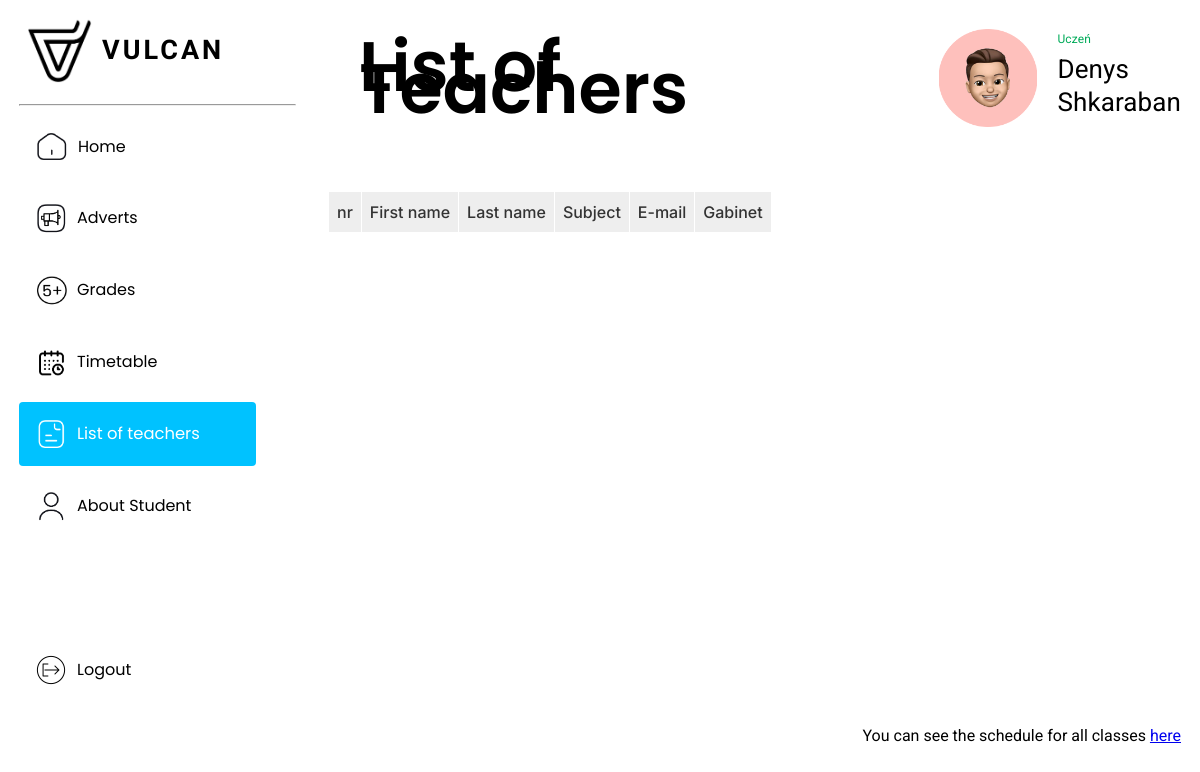
Before: /php/teacherList.php (signed in) with the older database file.
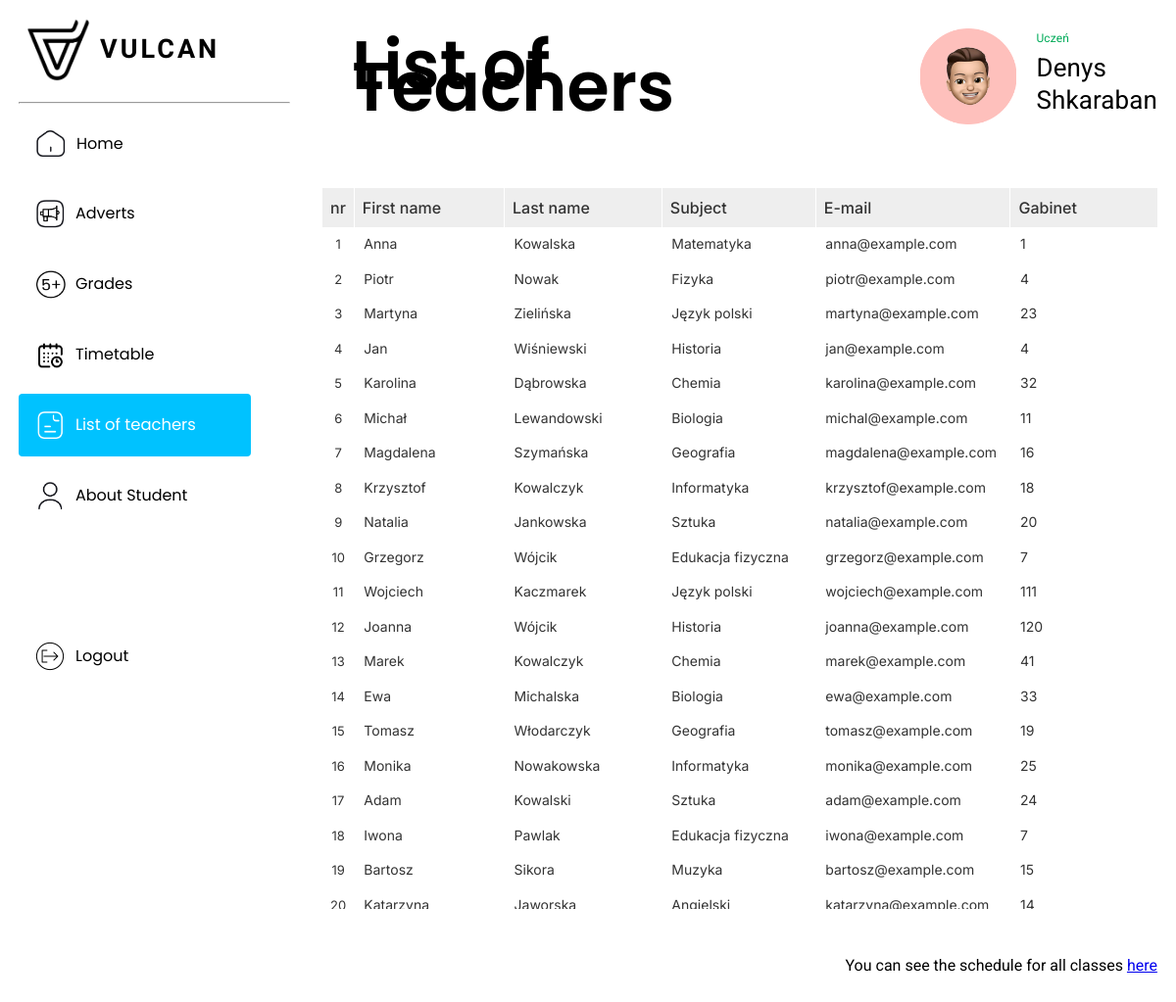
After: the same page with the newer database file.
### tables this page shows
CREATE TABLE `student` (
  `id` int(11) UNSIGNED NOT NULL,
  `firstName` varchar(50) NOT NULL,
  `lastName` varchar(50) NOT NULL,
  `birthday` varchar(30) NOT NULL,
  `sex` varchar(30) NOT NULL,
  `obywatelstwo` varchar(50) NOT NULL,
  `motherName` varchar(50) NOT NULL,
  `fatherName` varchar(50) NOT NULL,
  `klass` varchar(10) NOT NULL,
  `adress` varchar(50) NOT NULL,
  `pesel` int(20) NOT NULL,
  `email` varchar(50) NOT NULL,
  `pass` varchar(255) NOT NULL,
  `numer` varchar(20) NOT NULL
);

CREATE TABLE `teachers` (
  `id` int(11) UNSIGNED NOT NULL,
  `firstName` varchar(40) NOT NULL,
  `lastName` varchar(40) NOT NULL,
  `subject` varchar(55) NOT NULL,
  `email` varchar(30) NOT NULL,
  `gabinet` int(10) NOT NULL
);

### php/teacherList.php (the view, shortened to what this page needs)
<!DOCTYPE html>
<html lang="en">
<head>
    <link rel="stylesheet" href="../css/reset.css">
    <link rel="stylesheet" href="../css/teacherList.css">
</head>
<body>
    <div class="container">
        <div class="menu">
            <div class="logo">
                <img src="../img/logo/logo.png" alt="logo">
                <p>VULCAN</p>
            </div>
            <hr>
            <div class="links">
                <a href="home.php" class="link">
                    <div class="link_container">
                        <img src="../img/menu/home.png" alt="img" class="home_img">
                        <p>Home</p>
                    </div>
                </a>
                <a href="adverts.php" class="link">
                    <div class="link_container">
                        <img src="../img/menu/adverts.png" alt="img" class="adverts_img">
                        <p>Adverts</p>
                    </div>
                </a>
                <a href="grades.php" class="link">
                    <div class="link_container">
                        <img src="../img/menu/grades.png" alt="img" class="grades_img">
                        <p>Grades</p>
                    </div>
                </a>
                <a href="../html/timetable.html" class="link">
                    <div class="link_container">
                        <img src="../img/menu/timetable.png" alt="img" class="timetable_img">
                        <p>Timetable</p>
                    </div>
                </a>
                <a href="teacherList.php" class="active_link link">
                    <div class="active_link_container">
                        <img src="../img/menu/teacherList_active.png" alt="img" class="teacherList_img">
                        <p>List of teachers</p>
                    </div>
                </a>
                <a href="aboutStudent.php" class="link">
                    <div class="link_container">
                        <img src="../img/menu/student.png" alt="img" class="aboutStudent_img">
                        <p>About Student</p>
                    </div>
                </a>
                <div onclick="logOut('php')" class="link exit">
                    <div class="link_container">
                        <img src="../img/menu/exit.png" alt="img" class="aboutStudent_img">
                        <p>Logout</p>
                    </div>
                </div>
            </div>
        </div>
        <main class="main">
            <div class="header">
                <h1 class="title">
                    List of Teachers
                </h1>
                <div class="aboutStudent">
                    <img src="../img/home/first_schoolBoy.png" alt="Student">
                    <div class="aboutStudent_text">
                        <p>Uczeń</p>
                        <?php
                            require 'connect.php';
                            $student = mysqli_query($conn, "SELECT * FROM `student` WHERE id = ". $_COOKIE['user'] .";");
                            $student = mysqli_fetch_array($student);
                            echo '<p class="studentName">'.$student['firstName']. ' '. $student['lastName'].'</p>' ;
                        ?>
                    </div>
                </div>
            </div>
            <div class="content">
                <table>
                    <tbody>
                        <tr>
                        <th>nr</th>
                        <th>First name</th>
                        <th>Last name</th>
                        <th>Subject</th>
                        <th>E-mail</th>
                        <th>Gabinet</th>
                        </tr>
                        <?php
                            require 'connect.php';
                            $teachers = mysqli_query($conn, "SELECT * FROM `teachers` ORDER BY id asc;");
                            foreach($teachers as $teacher){
                                echo '
                                <tr>
                                    <td class="nr">
                                        '.$teacher['id'].'
                                    </td>
                                    <td class="info">
                                        '.$teacher['firstName'].'
                                    </td>
                                    <td class="info">
                                        '.$teacher['lastName'].'
                                    </td>
                                    <td class="info">
                                        '.$teacher['subject'].'
                                    </td>
                                    <td class="info">
                                        '.$teacher['email'].'
                                    </td>
                                    <td class="info">
                                        '.$teacher['gabinet'].'
                                    </td>
                                </tr>
                                '
                                ;
                            }
                        ?>
                    </tbody>
                  </table>
            </div>
            <footer class="footer">
                <p>
                    You can see the schedule for all classes <a target="_blank" href="https://www.zs14.pl/o-nas/kadra">here</a>
            </p>
            </footer>
        </main>
    </div>
</body>
</html>

### css/teacherList.css (style rules this page uses)
body { font-family: 'Roboto'; height: 100vh; }
.container { display: flex; margin-right: auto; margin-left: auto; padding-left: 19px; padding-right: 19px; padding-top: 18px; height: calc(100vh - 18px); }
.logo { display: flex; margin-left: 8px; margin-bottom: 21px; }
.logo img { width: 65px; margin-right: 10px; }
.logo p { font-family: 'Mulish'; font-style: normal; font-weight: 800; font-size: 27px; line-height: 25px; letter-spacing: 3px; color: #000000; margin-top: auto; margin-bottom: auto; }
hr { margin-bottom: 9px; width: calc(100% + 70px); }
.menu { margin-right: 100px; position: fixed; }
.link { display: block; margin-bottom: 8px; }
.link_container { width: 100%; display: flex; border-radius: 4px; padding: 16px; }
.link_container p { font-family: 'Poppins'; font-style: normal; font-weight: 400; font-size: 16px; line-height: 140%; color: #000000; margin-top: auto; margin-bottom: auto; }
.exit { margin-top: 100px; cursor: pointer; }
.active_link { pointer-events: none; }
.active_link_container { width: 100%; background: #00C2FF; display: flex; border-radius: 4px; padding: 16px; }
.active_link_container p { margin-top: auto; margin-bottom: auto; font-family: 'Poppins'; font-style: normal; font-weight: 400; font-size: 16.4px; line-height: 140%; color: #FFFFFF; }
.link img { margin-right: 10px; }
.home_img { width: 33px; height: 31px; }
.adverts_img, .grades_img, .teacherList_img, .timetable_img, .aboutStudent_img { width: 32px; height: 32px; }
.main { padding-top: 11px; margin-left: 310px; }
.header { display: flex; margin-bottom: 65px; }
.title { font-family: 'Poppins'; font-style: normal; font-weight: 600; font-size: 70px; line-height: 22px; color: #000000; margin-bottom: auto; margin-top: auto; margin-right: 250px; margin-left: 30px; }
.aboutStudent { display: flex; }
.aboutStudent img { margin-right: 20px; width: 98px; height: 98px; }
.aboutStudent_text { margin-top: auto; margin-bottom: auto; }
.aboutStudent_text p { font-family: 'Roboto'; font-style: normal; font-weight: 400; font-size: 12px; line-height: 130%; display: flex; align-items: center; letter-spacing: 0.1px; color: #00AB59; margin-bottom: 5px; }
.aboutStudent .studentName { font-family: 'Roboto'; font-style: normal; font-weight: 400; font-size: 26px; line-height: 33px; display: flex; align-items: center; color: #000000; }
.content { height: 63%; overflow-y: scroll; }
th { font-family: 'Inter'; font-style: normal; font-weight: 500; font-size: 16px; line-height: 150%; color: #333333; background: #EEEEEE; text-align: left; padding: 8px; }
th:not(:last-child) { border-right: 0.1px white solid; }
.info { font-family: 'Inter'; font-style: normal; font-weight: 400; font-size: 14px; line-height: 150%; color: #333333; padding-left: 10px; width: 200px; }
.nr { font-family: 'Inter'; font-style: normal; font-weight: 400; font-size: 13px; line-height: 150%; text-align: center; color: #333333; padding: 8px; }
.footer { margin-top: 50px; }
.footer p { float: right; }
.footer a { text-decoration: underline; }
* { scrollbar-width: auto; scrollbar-color: #b7b2b8 #ffffff; }

Changed rows visible on the page:
added teachers: id "1", firstName "Anna", lastName "Kowalska", subject "Matematyka", email "anna@example.com", gabinet "1"
added teachers: id "2", firstName "Piotr", lastName "Nowak", subject "Fizyka", email "piotr@example.com", gabinet "4"
added teachers: id "3", firstName "Martyna", lastName "Zielińska", subject "Język polski", email "martyna@example.com", gabinet "23"
added teachers: id "4", firstName "Jan", lastName "Wiśniewski", subject "Historia", email "jan@example.com", gabinet "4"
added teachers: id "5", firstName "Karolina", lastName "Dąbrowska", subject "Chemia", email "karolina@example.com", gabinet "32"
added teachers: id "6", firstName "Michał", lastName "Lewandowski", subject "Biologia", email "michal@example.com", gabinet "11"
added teachers: id "7", firstName "Magdalena", lastName "Szymańska", subject "Geografia", email "magdalena@example.com", gabinet "16"
added teachers: id "8", firstName "Krzysztof", lastName "Kowalczyk", subject "Informatyka", email "krzysztof@example.com", gabinet "18"
added teachers: id "9", firstName "Natalia", lastName "Jankowska", subject "Sztuka", email "natalia@example.com", gabinet "20"
added teachers: id "10", firstName "Grzegorz", lastName "Wójcik", subject "Edukacja fizyczna", email "grzegorz@example.com", gabinet "7"
added teachers: id "11", firstName "Wojciech", lastName "Kaczmarek", subject "Język polski", email "wojciech@example.com", gabinet "111"
added teachers: id "12", firstName "Joanna", lastName "Wójcik", subject "Historia", email "joanna@example.com", gabinet "120"
added teachers: id "13", firstName "Marek", lastName "Kowalczyk", subject "Chemia", email "marek@example.com", gabinet "41"
added teachers: id "14", firstName "Ewa", lastName "Michalska", subject "Biologia", email "ewa@example.com", gabinet "33"
added teachers: id "15", firstName "Tomasz", lastName "Włodarczyk", subject "Geografia", email "tomasz@example.com", gabinet "19"
added teachers: id "16", firstName "Monika", lastName "Nowakowska", subject "Informatyka", email "monika@example.com", gabinet "25"
added teachers: id "17", firstName "Adam", lastName "Kowalski", subject "Sztuka", email "adam@example.com", gabinet "24"
added teachers: id "18", firstName "Iwona", lastName "Pawlak", subject "Edukacja fizyczna", email "iwona@example.com", gabinet "7"
added teachers: id "19", firstName "Bartosz", lastName "Sikora", subject "Muzyka", email "bartosz@example.com", gabinet "15"
added teachers: id "20", firstName "Katarzyna", lastName "Jaworska", subject "Angielski", email "katarzyna@example.com", gabinet "14"
